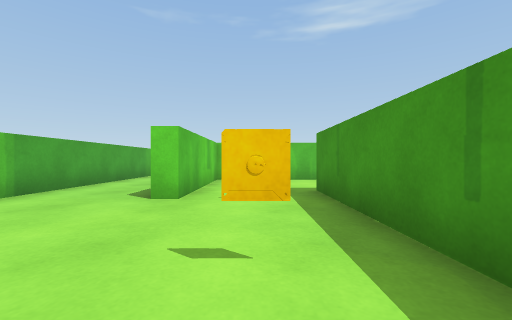
View 1 (above)

24 first-person views from a walk through a Unity game level. The camera is 0.64 m above the floor, looks level and sees 90° across. The floor is counted in squares, 1 m on a side. Each view is taken from the middle of a square. On the plan, view 1 faces up. The plan holds only what a view shows up to about 9 squares ahead; the rest is blank. The player is left out.

View 2
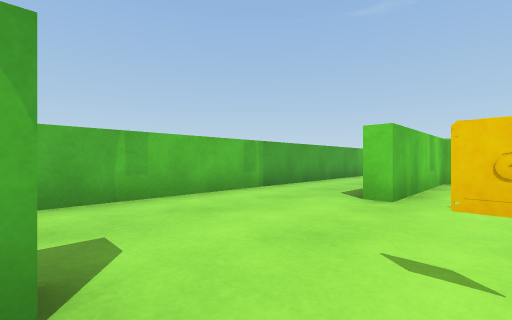

View 3
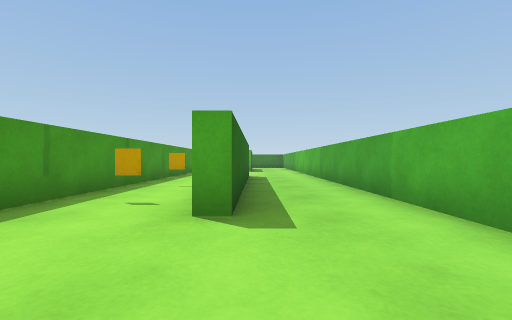

View 4
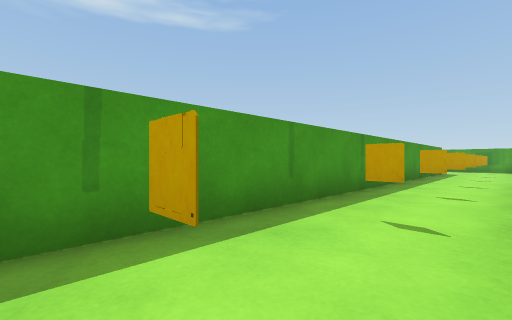

View 5
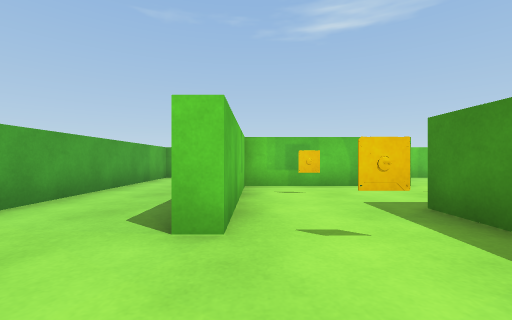

View 6
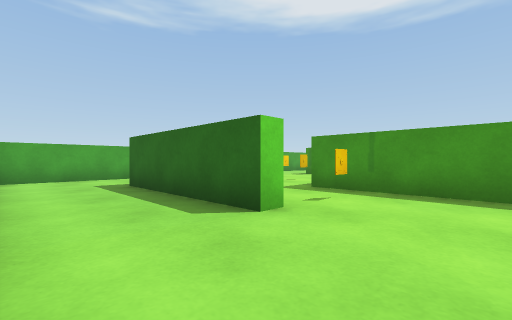

View 7
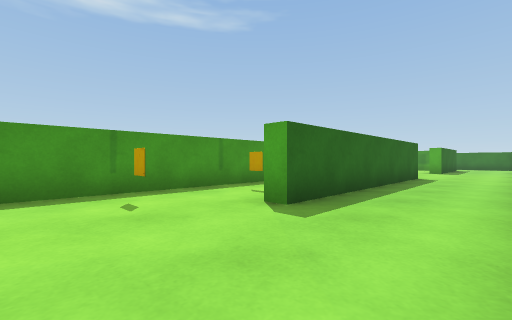

View 8
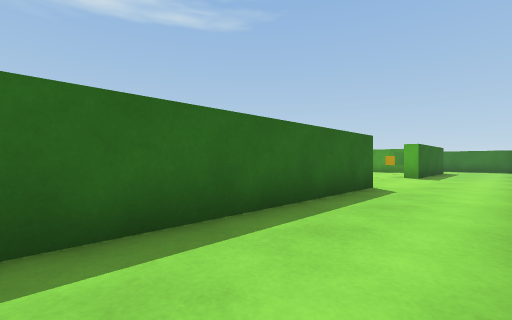

View 9
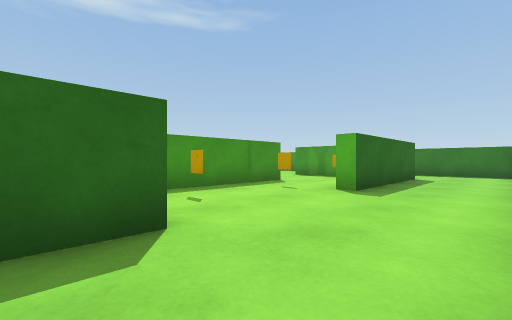

View 10
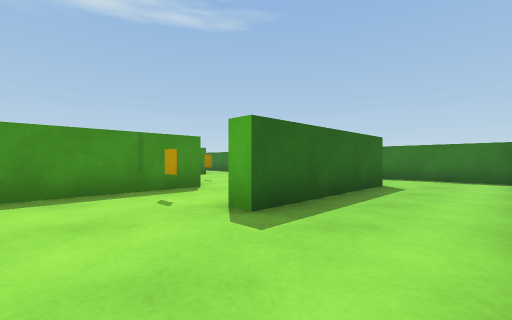

View 11
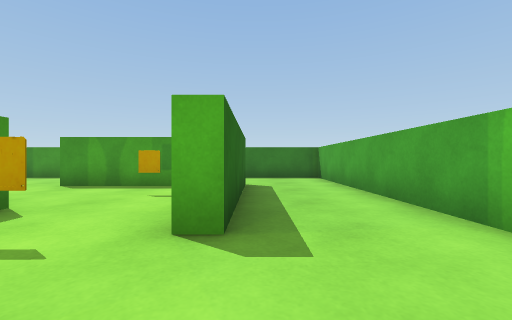

View 12
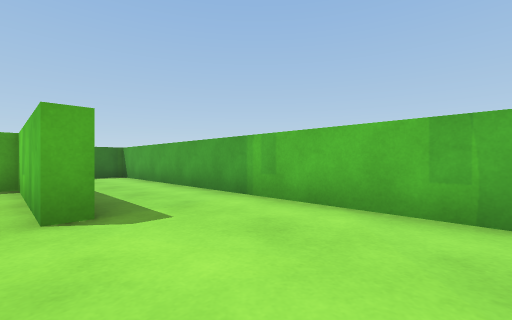

View 13
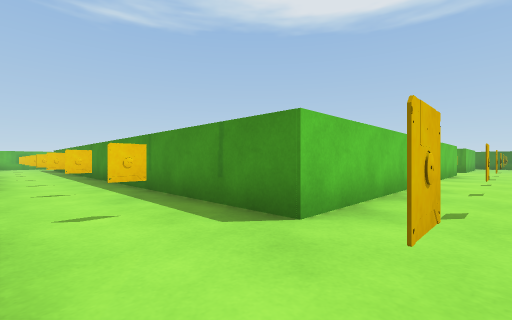

View 14
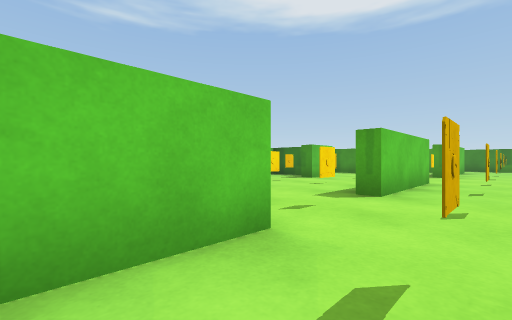

View 15
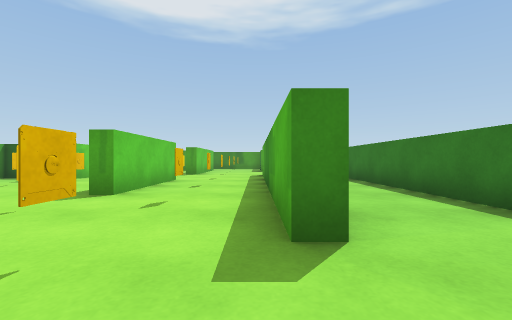

View 16
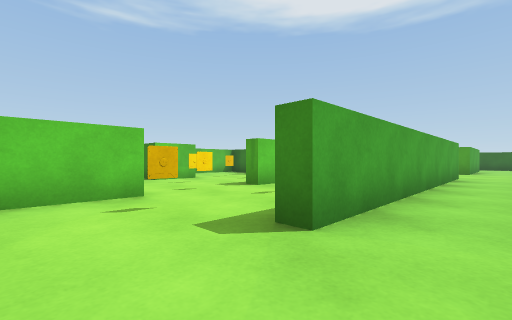

View 17
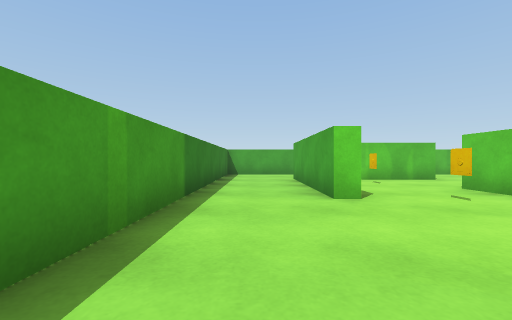

View 18
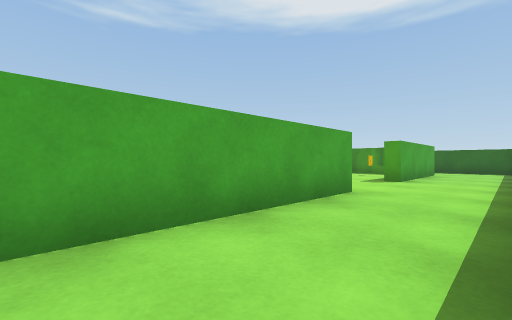

View 19
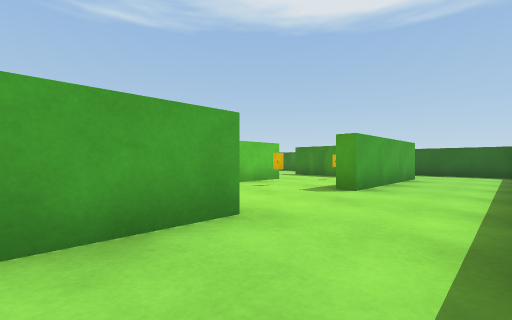

View 20
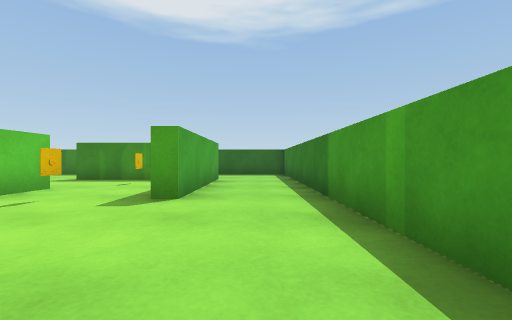

View 21
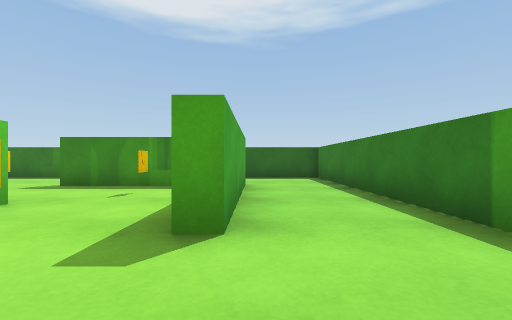

View 22
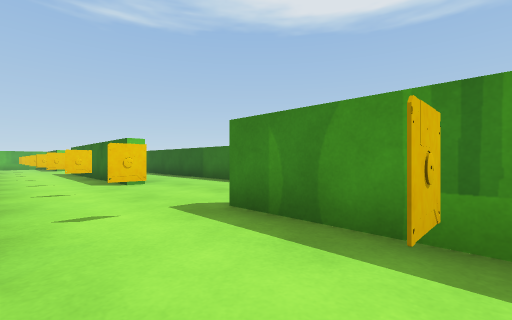

View 23
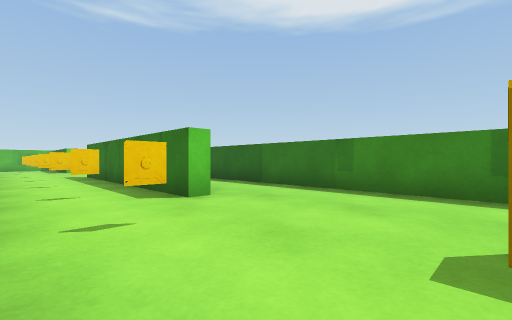

View 24
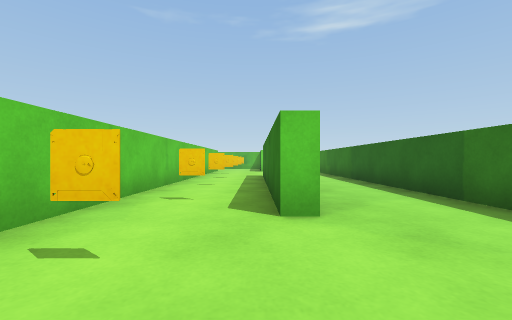

### Floor plan
Key: @ floor where view 1 was taken; # wall or solid block; . floor; O other object.
Columns run from 5 left of view 1 to 25 right of it. Each row starts with its distance up from view 1.
 11 #####
 10 #....
  9 #..#####.
  8 #..#.....
  7 #..#.O..O
  6 #..#....
  5 #..#..#
  4 #....O#
  3 #.....#
  2 #....O#
  1 #.....#                  ..
  0 #..#.@#                  ..
 -1 #..#.O#                  .O#  #
 -2 #..#..#                 #..# .#
 -3 #..#.O#                 #.O# .#
 -4 #..#..#                 #..# .#
 -5 #..#..#                 #..#..#
 -6 #..#.O#                 #.O#..#
 -7 #..#..#                 #..#..#
 -8 #....O#      #          #.O...#
 -9 #.....#     .##O. #      .....#
-10 #.....#     .O.O...      .....#
-11 #....O##   ......        .O#..#
-12 #..#...####.O.####.O.  ##..#
-13 #..#.......................#
-14 #..#.O..O.O..O.O..O.O..O..O#
-15 #..#####...#########....####
-16 #.............................
-17 #.............................
-18 #.............................#
-19 ###############################

Positions as (right, up) in squares from view 1, and headings:
1: (0, 0), facing up
2: (0, 0), facing up-left
3: (-2, 3), facing down
4: (-1, 2), facing down-right
5: (-1, 2), facing up
6: (-4, 2), facing up-right
7: (-4, 3), facing down-right
8: (-4, -1), facing down-right
9: (-4, -6), facing down-right
10: (-4, -9), facing down-right
11: (-2, -9), facing down
12: (-1, -8), facing down-left
13: (-1, -14), facing up-right
14: (4, -14), facing up-right
15: (4, -15), facing right
16: (4, -17), facing up-right
17: (7, -17), facing left
18: (10, -18), facing up-right
19: (13, -18), facing up-right
20: (14, -17), facing right
21: (16, -16), facing right
22: (20, -14), facing up-right
23: (20, -11), facing up-right
24: (22, -10), facing up
